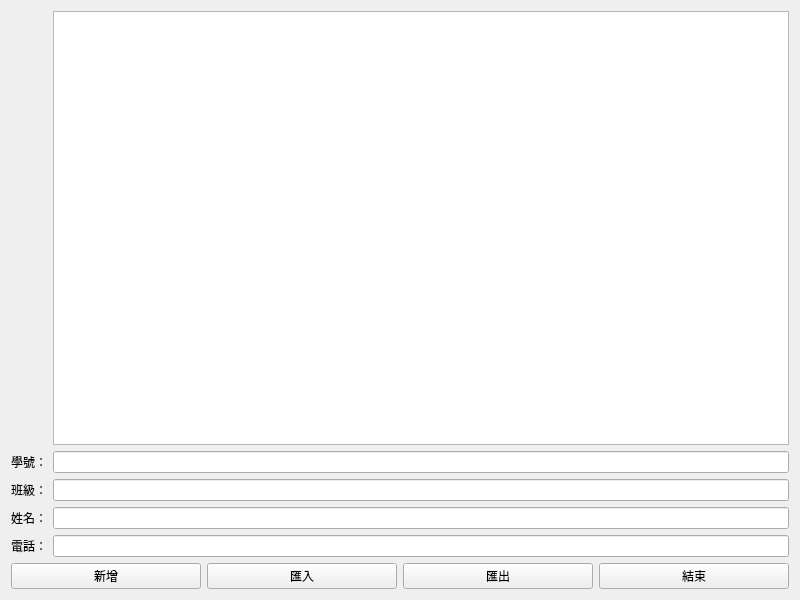
<?xml version="1.0" encoding="UTF-8"?>
<ui version="4.0">
 <class>Widget</class>
 <widget class="QWidget" name="Widget">
  <property name="geometry">
   <rect>
    <x>0</x>
    <y>0</y>
    <width>800</width>
    <height>600</height>
   </rect>
  </property>
  <property name="windowTitle">
   <string>Widget</string>
  </property>
  <layout class="QGridLayout" name="gridLayout">
   <item row="1" column="1">
    <widget class="QLineEdit" name="lineEdit"/>
   </item>
   <item row="0" column="1">
    <widget class="QTableWidget" name="tableWidget"/>
   </item>
   <item row="2" column="1">
    <widget class="QLineEdit" name="lineEdit_2"/>
   </item>
   <item row="1" column="0">
    <widget class="QLabel" name="label">
     <property name="text">
      <string>學號：</string>
     </property>
    </widget>
   </item>
   <item row="5" column="0" colspan="2">
    <layout class="QHBoxLayout" name="horizontalLayout">
     <item>
      <widget class="QPushButton" name="pushButton">
       <property name="text">
        <string>新增</string>
       </property>
      </widget>
     </item>
     <item>
      <widget class="QPushButton" name="pushButton_3">
       <property name="text">
        <string>匯入</string>
       </property>
      </widget>
     </item>
     <item>
      <widget class="QPushButton" name="pushButton_2">
       <property name="text">
        <string>匯出</string>
       </property>
      </widget>
     </item>
     <item>
      <widget class="QPushButton" name="pushButton_4">
       <property name="text">
        <string>結束</string>
       </property>
      </widget>
     </item>
    </layout>
   </item>
   <item row="3" column="1">
    <widget class="QLineEdit" name="lineEdit_3"/>
   </item>
   <item row="4" column="1">
    <widget class="QLineEdit" name="lineEdit_4"/>
   </item>
   <item row="2" column="0">
    <widget class="QLabel" name="label_2">
     <property name="text">
      <string>班級：</string>
     </property>
    </widget>
   </item>
   <item row="3" column="0">
    <widget class="QLabel" name="label_3">
     <property name="text">
      <string>姓名：</string>
     </property>
    </widget>
   </item>
   <item row="4" column="0">
    <widget class="QLabel" name="label_4">
     <property name="text">
      <string>電話：</string>
     </property>
    </widget>
   </item>
  </layout>
 </widget>
 <resources/>
 <connections/>
</ui>
